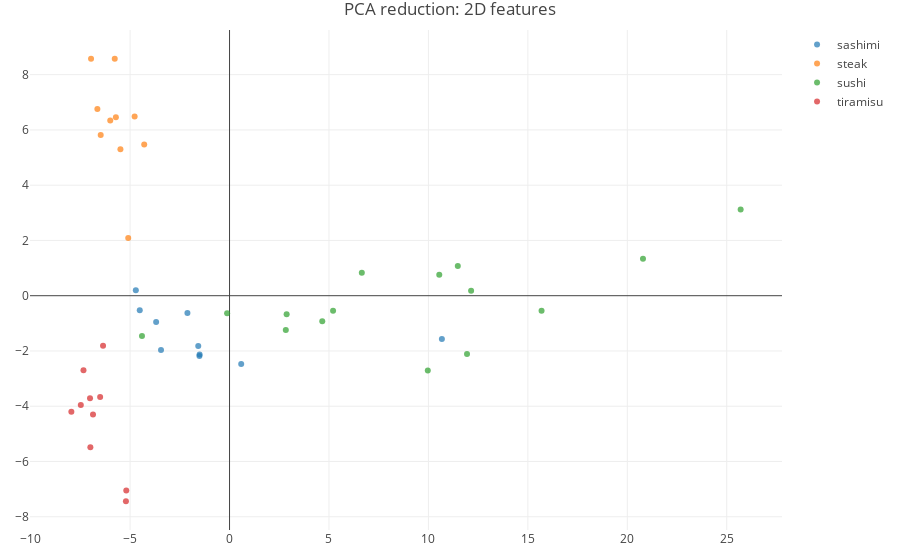

The code cell stored with this chart in its notebook:
### Code cell
traces=[]

for l in unique_labels:
    df_category=df_PCA_2D[(df_TSNE_2D.mean_vector_labels==l)]
    point_name=str(df_category.mean_vector_labels[df_category.index[0]])
    trace = go.Scatter(
    x=df_category['1'],
    y=df_category['2'],
    mode='markers',
    marker=dict(
        colorscale='Viridis',
        opacity=0.7,
        line=dict(color='rgb(140, 140, 170)')
    ),
    name=point_name,
    text=df_category.mean_vector_names,
    )

    traces.append(trace)

layout = go.Layout(
    title='PCA reduction: 2D features',
    hovermode='closest',
    margin=dict(
       l=30,
       r=30,
       b=30,
       t=30
    ),
      scene = dict(
        xaxis = dict(
            title='pca-1',
       ),
       yaxis = dict(
           title='pca-2',
       ),
    ),
 
)

fig = go.Figure(data=traces, layout=layout)
iplot(fig)

### Figure 1 — Plotly figure (JSON) as saved in the notebook; plotly's stock layout.template omitted (floating-point values rounded to 4 significant figures)
{"data": [{"marker": {"colorscale": "Viridis", "line": {"color": "rgb(140, 140, 170)"}, "opacity": 0.7}, "mode": "markers", "name": "sashimi", "text": ["1", "10", "2", "3", "4", "5", "6", "7", "8", "9"], "type": "scatter", "uid": "e0171e3b-7a55-49a1-a594-3cf4bb94fd61", "x": [-4.712, 0.5861, -2.118, -3.446, -4.515, -1.506, -3.691, -1.514, 10.68, -1.573], "y": [0.197, -2.476, -0.6234, -1.962, -0.5257, -2.125, -0.9542, -2.184, -1.569, -1.821]}, {"marker": {"colorscale": "Viridis", "line": {"color": "rgb(140, 140, 170)"}, "opacity": 0.7}, "mode": "markers", "name": "steak", "text": ["1", "10", "2", "3", "4", "5", "6", "7", "8", "9"], "type": "scatter", "uid": "bc81895d-b375-488c-aa36-5bbd0a999cd5", "x": [-6.478, -6.646, -5.487, -5.095, -4.774, -4.29, -5.998, -5.715, -5.773, -6.964], "y": [5.814, 6.758, 5.3, 2.093, 6.487, 5.471, 6.342, 6.462, 8.576, 8.575]}, {"marker": {"colorscale": "Viridis", "line": {"color": "rgb(140, 140, 170)"}, "opacity": 0.7}, "mode": "markers", "name": "sushi", "text": ["1", "10", "11", "12", "13", "14", "15", "2", "3", "4", "5", "6", "7", "8", "9"], "type": "scatter", "uid": "d3f20e29-e1eb-492e-97d4-1fe1d378c0d0", "x": [11.48, -0.1219, -4.403, 10.55, 2.871, 12.15, 4.663, 20.79, 11.94, 15.69, 9.969, 5.206, 2.83, 6.652, 25.7], "y": [1.078, -0.6367, -1.454, 0.7587, -0.6676, 0.1794, -0.9221, 1.337, -2.105, -0.5475, -2.706, -0.543, -1.244, 0.8331, 3.121]}, {"marker": {"colorscale": "Viridis", "line": {"color": "rgb(140, 140, 170)"}, "opacity": 0.7}, "mode": "markers", "name": "tiramisu", "text": ["1", "10", "2", "3", "4", "5", "6", "7", "8", "9"], "type": "scatter", "uid": "5d244ab9-4ca1-41bc-9b56-b34118ea39d5", "x": [-6.865, -5.192, -7.015, -6.998, -7.479, -6.361, -7.345, -5.21, -6.506, -7.954], "y": [-4.301, -7.053, -3.709, -5.482, -3.959, -1.808, -2.695, -7.439, -3.67, -4.198]}], "layout": {"hovermode": "closest", "margin": {"b": 30, "l": 30, "r": 30, "t": 30}, "scene": {"xaxis": {"title": "pca-1"}, "yaxis": {"title": "pca-2"}}, "title": "PCA reduction: 2D features"}}
